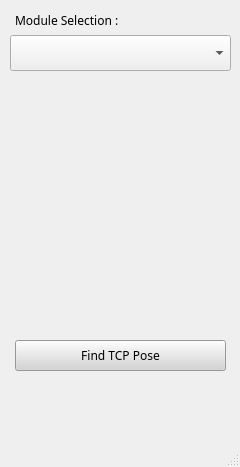
<?xml version="1.0" encoding="UTF-8"?>
<ui version="4.0">
 <author>IAE</author>
 <class>MainWindow</class>
 <widget class="QMainWindow" name="MainWindow">
  <property name="geometry">
   <rect>
    <x>0</x>
    <y>0</y>
    <width>240</width>
    <height>467</height>
   </rect>
  </property>
  <property name="font">
   <font>
    <family>NanumSquare</family>
   </font>
  </property>
  <property name="windowTitle">
   <string/>
  </property>
  <property name="windowIcon">
   <iconset theme="document-save-as">
    <normaloff>.</normaloff>.</iconset>
  </property>
  <property name="toolTip">
   <string/>
  </property>
  <property name="styleSheet">
   <string notr="true"/>
  </property>
  <widget class="QWidget" name="centralwidget">
   <widget class="QPushButton" name="btn_find_pose">
    <property name="geometry">
     <rect>
      <x>15</x>
      <y>340</y>
      <width>211</width>
      <height>31</height>
     </rect>
    </property>
    <property name="font">
     <font>
      <family>NanumSquare</family>
     </font>
    </property>
    <property name="styleSheet">
     <string notr="true">color: rgb(0,0,0);
background-color: rgb(212, 212, 212);</string>
    </property>
    <property name="text">
     <string>Find TCP Pose</string>
    </property>
   </widget>
   <widget class="QComboBox" name="cbx_pdm_plugins">
    <property name="geometry">
     <rect>
      <x>10</x>
      <y>35</y>
      <width>221</width>
      <height>36</height>
     </rect>
    </property>
   </widget>
   <widget class="QLabel" name="label">
    <property name="geometry">
     <rect>
      <x>15</x>
      <y>10</y>
      <width>211</width>
      <height>21</height>
     </rect>
    </property>
    <property name="text">
     <string>Module Selection :</string>
    </property>
   </widget>
  </widget>
  <widget class="QStatusBar" name="statusbar"/>
  <action name="actionExit">
   <property name="text">
    <string>Exit</string>
   </property>
  </action>
 </widget>
 <resources/>
 <connections/>
 <designerdata>
  <property name="gridDeltaX">
   <number>5</number>
  </property>
  <property name="gridDeltaY">
   <number>5</number>
  </property>
  <property name="gridSnapX">
   <bool>true</bool>
  </property>
  <property name="gridSnapY">
   <bool>true</bool>
  </property>
  <property name="gridVisible">
   <bool>true</bool>
  </property>
 </designerdata>
</ui>
